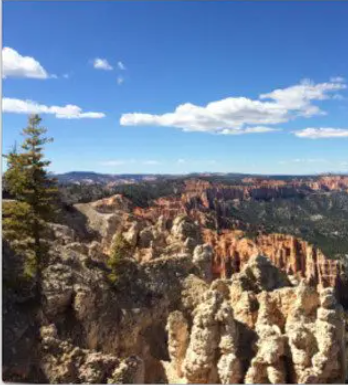
#> input picture TH05/image2/Screenshot 2024-04-26 092954.png, 348 x 385 px; its folder holds 3 pictures in this run
$ python BT01.py
#> lines starting #> are read from the running program, lines starting #| are printed output that depends on the picture
from imutils import paths
import imutils
import cv2
import numpy as np
import matplotlib.pyplot as plt

def loadImages(path, resize):
#> called with path = 'E:/ComputerVision_OU/TH05/image2', resize = 0
    imagePath = list(paths.list_images(path))
    imagePath.sort()
    print(imagePath)
    listImage = []
    for i, j in enumerate(imagePath):
        image = cv2.imread(j)
#> image is the input picture: shape (385, 348, 3); mean B, G, R 137.4, 121.4, 111.1
#> `list_images = loadImages('E:/ComputerVision_OU/TH05/image2', 0)`: list_images = 3 items
        if resize == 1:
            image = cv2.resize(image, (int(image.shape[1] / 4), int(image.shape[0] / 4)))
        listImage.append(image)
    return (listImage)

def findAndDescribeFeatures(image):
    grayImage = cv2.cvtColor(image, cv2.COLOR_BGR2GRAY)
    md = cv2.SIFT_create()

    keypoints, features = md.detectAndCompute(grayImage, None)

    features = np.float32(features)
    return keypoints, features

def matchFeatures(featuresA, featuresB, ratio=0.75):
    FLANN_INDEX_KDTREE = 0
    indexParams = dict(algorithm=FLANN_INDEX_KDTREE, trees=5)
    searchParams = dict(checks=50)
    featureMatcher = cv2.FlannBasedMatcher(indexParams, searchParams)

    matches = featureMatcher.knnMatch(featuresA, featuresB, k=2)

    # store all the good matches as per Lowe's ratio test.
    good = []
    for m, n in matches:
        if m.distance < ratio * n.distance:
            good.append(m)
    if len(good) > 4:
        return good
    else:
        raise Exception("Not enought matches")

def generateHomography(srcImg, dstImg, ransacRep=5.0):

    srcKP, srcFeatures = findAndDescribeFeatures(srcImg)
    dst_kp, dst_features = findAndDescribeFeatures(dstImg)

    good = matchFeatures(srcFeatures, dst_features)

    srcPoints = np.float32([srcKP[m.queryIdx].pt for m in good]).reshape(-1, 1, 2)
    dstPoints = np.float32([dst_kp[m.trainIdx].pt for m in good]).reshape(-1, 1, 2)

    H, mask = cv2.findHomography(srcPoints, dstPoints, cv2.RANSAC, ransacRep)
    matchesMask = mask.ravel().tolist()
    return H, matchesMask

# [74 lines left out: functions crop, blendingMask, panoramaBlending, not called in this run]

def warpTwoImages(srcImg, dstImg, showstep=False):

    H, _ = generateHomography(srcImg, dstImg)

    height_src, width_src = srcImg.shape[:2]
    height_dst, width_dst = dstImg.shape[:2]

    pts1 = np.float32([[0, 0], [0, height_src], [width_src, height_src], [width_src, 0]]).reshape(-1, 1, 2)
    pts2 = np.float32([[0, 0], [0, height_dst], [width_dst, height_dst], [width_dst, 0]]).reshape(-1, 1, 2)

    try:
        pts1_ = cv2.perspectiveTransform(pts1, H)
        pts = np.concatenate((pts1_, pts2), axis=0)

        [xmin, ymin] = np.int64(pts.min(axis=0).ravel() - 0.5)
        [xmax, ymax] = np.int64(pts.max(axis=0).ravel() + 0.5)
        t = [-xmin, -ymin]

        if (pts[0][0][0] < 0):
            side = 'left'
            width_pano = width_dst + t[0]
        else:
            width_pano = int(pts1_[3][0][0])
            side = 'right'
        height_pano = ymax - ymin

        Ht = np.array([[1, 0, t[0]], [0, 1, t[1]], [0, 0, 1]])
        srcImg_warped = cv2.warpPerspective(srcImg, Ht.dot(H), (width_pano, height_pano))

        dstImg_rz = np.zeros((height_pano, width_pano, 3))
        if side == 'left':
            dstImg_rz[t[1]:height_src + t[1], t[0]:width_dst + t[0]] = dstImg
        else:
            dstImg_rz[t[1]:height_src + t[1], :width_dst] = dstImg

        pano, nonblend, leftside, rightside = panoramaBlending(dstImg_rz, srcImg_warped, width_dst, side,
                                                                      showstep=showstep)

        pano = crop(pano, height_dst, pts)
        return pano, nonblend, leftside, rightside
    except:
        raise Exception("Please try again with another image set!")

def multiStitching(list_images):
    n = int(len(list_images) / 2 + 0.5)
#> n = 2
    left = list_images[:n]
#> left = 2 items
    right = list_images[n - 1:]
#> right = 2 items
    right.reverse()
    while len(left) > 1:
        dstImg = left.pop()
        srcImg = left.pop()
        left_pano, _, _, _ = warpTwoImages(srcImg, dstImg)
        left_pano = left_pano.astype('uint8')
        left.append(left_pano)
#> this loop made 1 pass
#> (height_src in warpTwoImages, width_src in warpTwoImages, height_dst in warpTwoImages) on pass 1: (385, 348, 377)
#> pass 1, in findAndDescribeFeatures, `grayImage = cv2.cvtColor(image, cv2.COLOR_BGR2GRAY)`:
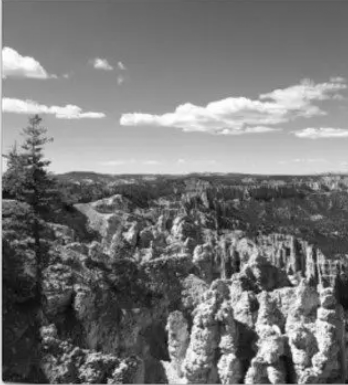
#> grayImage: shape (385, 348); min 4, max 255, mean 120.2
#> pass 1, in generateHomography, `srcKP, srcFeatures = findAndDescribeFeatures(srcImg)`:
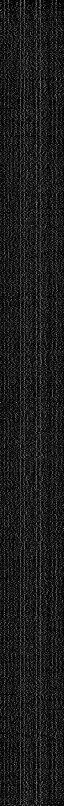
#> srcFeatures: shape (1612, 128) float32 (shown at 1/2 size); min 0, max 212, mean 27.1
#> pass 1, in findAndDescribeFeatures (call 2), `grayImage = cv2.cvtColor(image, cv2.COLOR_BGR2GRAY)`:
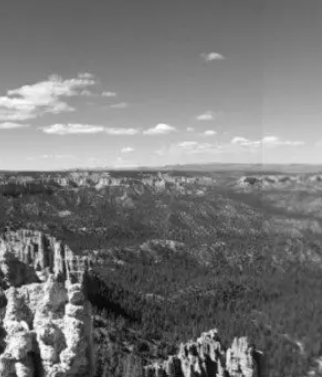
#> grayImage: shape (377, 322); min 2, max 252, mean 118.6
#> pass 1, in warpTwoImages, `srcImg_warped = cv2.warpPerspective(srcImg, Ht.dot(H), (width_pano, he..`:
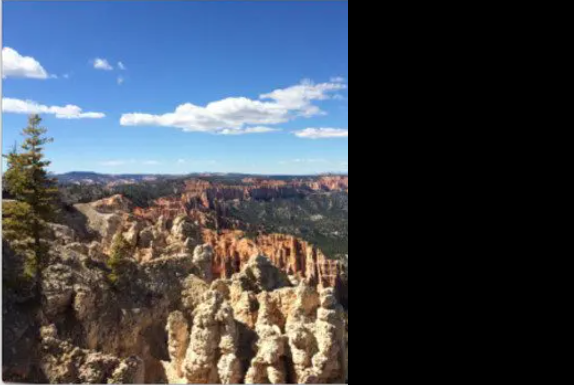
#> srcImg_warped: shape (385, 574, 3); mean B, G, R 83.3, 73.6, 67.4
#> after the loop, left = []

    while len(right) > 1:
        dstImg = right.pop()
        srcImg = right.pop()
        right_pano, _, _, _ = warpTwoImages(srcImg, dstImg)
        right_pano = right_pano.astype('uint8')
        right.append(right_pano)

    if (right_pano.shape[1] >= left_pano.shape[1]):
        fullpano, _, _, _ = warpTwoImages(left_pano, right_pano)
    else:
        fullpano, _, _, _ = warpTwoImages(right_pano, left_pano)
    return fullpano

list_images = loadImages('E:/ComputerVision_OU/TH05/image2', 0)

#> (the run stopped early here; a loop or call above may not have finished)
